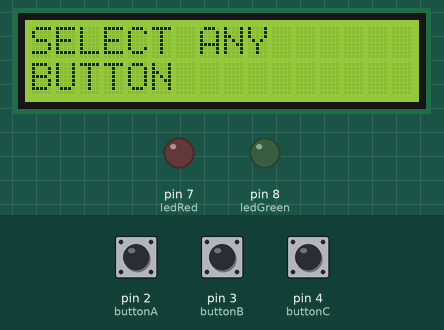
Bench run of a sketch on a simulated Arduino Uno, built with avr-gcc and run on an emulated ATmega328P. Parts: 16×2 character LCD, output pins drawn as LEDs (lit = HIGH). Inputs (shaded band) come from the test bench; at power-on: pin 3 (buttonB) LOW, pin 4 (buttonC) LOW, pin 2 (buttonA) LOW.

Above: at 1.2 s.
1.3 s: pin 3 (buttonB) pulled HIGH for 0.15 s
At 2.5 s:
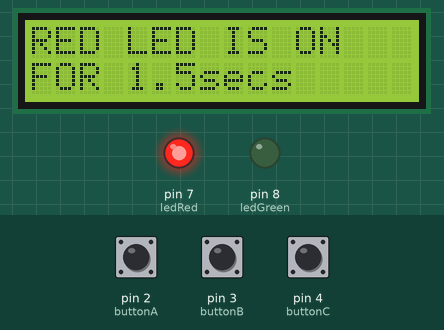
4.3 s: pin 4 (buttonC) pulled HIGH for 0.15 s
At 5.2 s:
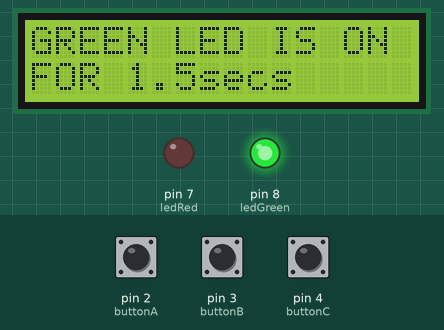
7.3 s: pin 2 (buttonA) pulled HIGH for 0.15 s
At 8.1 s:
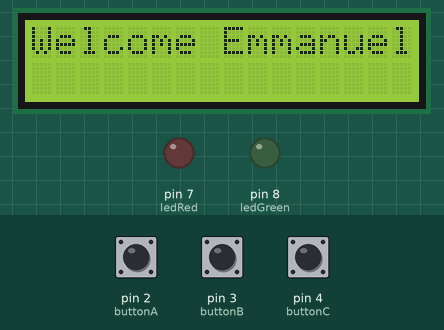
10.4 s: pin 2 (buttonA) pulled HIGH for 1 s
At 12.2 s:
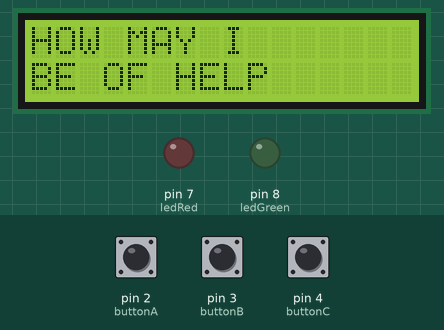
14.4 s: pin 2 (buttonA) pulled HIGH for 3.2 s
At 17.1 s:
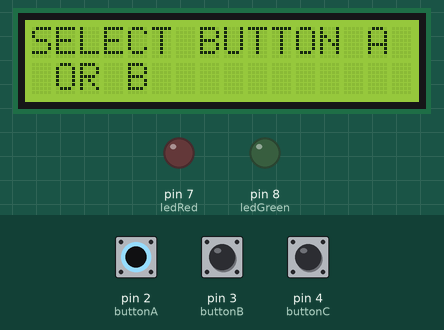
Timing chart, 0 to 18.6 s (numbered marks = the images above; inputs shaded):
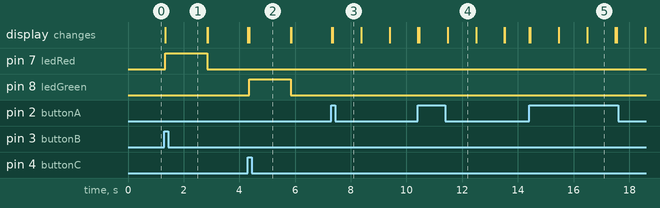

The sketch:

Lcd_button_controller_for_led.ino
```cpp
#include <LiquidCrystal_I2C.h>
#define buttonA 2
#define buttonB 3
#define buttonC 4
#define ledRed  7
#define ledGreen 8
int ledflag = 0;
int readValue;
LiquidCrystal_I2C lcd (0x20,16,2);
void setup() {
  // put your setup code here, to run once:
lcd.backlight();
lcd.init();
pinMode(buttonA,INPUT);
pinMode(buttonB,INPUT);
pinMode(buttonC,INPUT);
pinMode(ledRed,OUTPUT);
pinMode(ledGreen,OUTPUT);
buttonLine();
}

void loop() {
  // put your main code here, to run repeatedly:
lcd.setCursor(0,0);
lcd.print("SELECT ANY");
lcd.setCursor(0,1);
lcd.print("BUTTON");
buttonLine();
buttonLineB();
buttonLineC();
}
void buttonLine(){
if(digitalRead(buttonA) == HIGH){
  if(ledflag == 0){
    ledflag = 1;
  lcd.clear();
  lcd.setCursor(0,0);
  lcd.print("Welcome Emmanuel");
  delay(1000);
  lcd.clear();
  lcd.print("HOW MAY I");
  lcd.setCursor(0,1);
  lcd.print("BE OF HELP");
  delay(1000);
  lcd.clear();
  lcd.setCursor(0,0);
  lcd.print("SELECT BUTTON A");
  lcd.setCursor(0,1);
  lcd.print(" OR B");
  delay(1000);
  lcd.clear();
 }
else {
  ledflag = 0;
}
  lcd.clear();
}
}
void buttonLineB(){
  if(digitalRead(buttonB) == HIGH){
  if(ledflag == 0){
    ledflag = 1;
  lcd.clear();
  lcd.setCursor(0,0);
  lcd.print("RED LED IS ON");
  lcd.setCursor(0,1);
  lcd.print("FOR 1.5secs");
  digitalWrite(ledRed,HIGH);
  delay(1500);
  digitalWrite(ledRed,LOW);
  lcd.clear();
 }
else {
  ledflag = 0;
  lcd.clear();
}
}
}
void buttonLineC(){
  if(digitalRead(buttonC) == HIGH){
  if(ledflag == 0){
    ledflag = 1;
  lcd.clear();
  lcd.setCursor(0,0);
  lcd.print("GREEN LED IS ON");
  lcd.setCursor(0,1);
  lcd.print("FOR 1.5secs");
  digitalWrite(ledGreen,HIGH);
  delay(1500);
  digitalWrite(ledGreen,LOW);
  lcd.clear();
 }
else {
  ledflag = 0;
  lcd.clear();
}
}
}
```

Measured:
- after the input at 1.3 s, pin 7 (ledRed): LOW → HIGH at once, → LOW 1.5 s later; the display: changes at once (image 1)
- after the input at 4.3 s, pin 8 (ledGreen): LOW → HIGH after 0.05 s, → LOW 1.5 s later; the display: first changes at once (image 2 shows a later state)
- after the input at 7.3 s, the display: first changes at once (image 3 shows a later state)
- after the input at 10.4 s, the display: first differs from a run without the input after 0.06 s (image 4 shows a later state)
- after the input at 14.4 s, the display: first changes at once (image 5 shows a later state)
- what the display in image 4 shows lasts 1.0 s, from 11.5 s to 12.5 s
